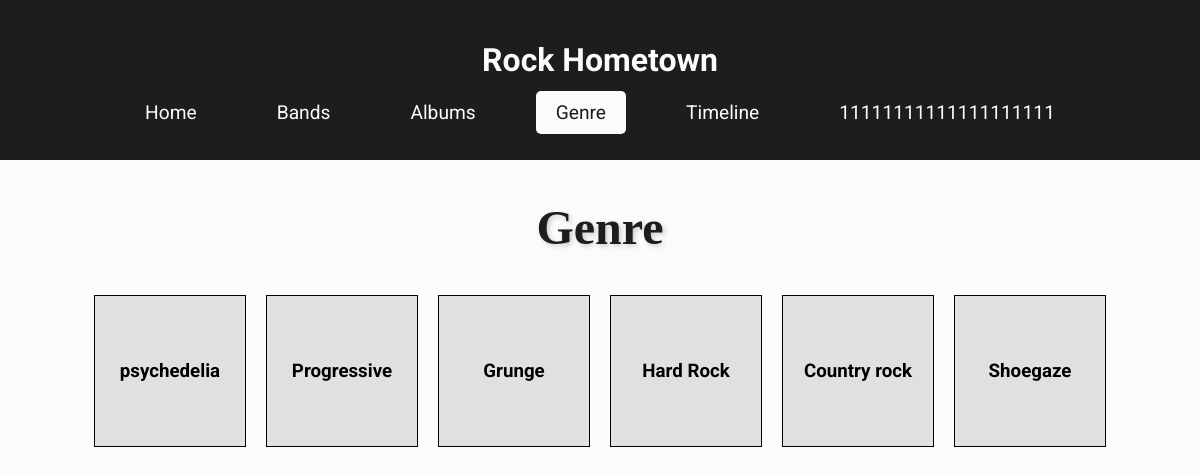
/genre (signed in), run on the app's committed database.
### tables this page shows
CREATE TABLE genre (genre_id INTEGER PRIMARY KEY, genre_name TEXT);

### app.py (the view)
@app.route('/genre')
@login_required
def genre():
    conn = get_db_connection()
    genre = conn.execute('SELECT * FROM genre').fetchall()
    conn.close()
    return render_template('genre.html', genre=genre)

### app.py (called while the page is built)
def get_db_connection():
    conn = sqlite3.connect('music.db', timeout=5)
    conn.row_factory = sqlite3.Row
    return conn

@app.before_request
def require_login():
    protected_routes = ['bands', 'albums', 'timeline', 'genre', 'genre_bands']
    if request.endpoint in protected_routes and 'username' not in session:
        return redirect(url_for('login'))

def login_required(f):
    @wraps(f)
    def decorated_function(*args, **kwargs):
        if 'logged_in' not in session or not session['logged_in']:
            return redirect(url_for('login'))
        return f(*args, **kwargs)
    return decorated_function

### templates/genre.html (shortened to what this page needs)
<!DOCTYPE html>
<html lang="en">
<head>
    <link rel="stylesheet" href="../static/styles.css">
</head>
<body>
    <header>
        <h1>Rock Hometown</h1>
        <nav>
            <ul>
                <li><a href="{{ url_for('index') }}" class="{% if request.endpoint == 'index' %}active{% endif %}">Home</a></li>
                <li><a href="{{ url_for('bands') }}" class="{% if request.endpoint == 'bands' %}active{% endif %}">Bands</a></li>
                <li><a href="{{ url_for('albums') }}" class="{% if request.endpoint == 'albums' %}active{% endif %}">Albums</a></li>
                <li><a href="{{ url_for('genre') }}" class="{% if request.endpoint == 'genre' %}active{% endif %}">Genre</a></li>
                <li><a href="{{ url_for('timeline') }}" class="{% if request.endpoint == 'timeline' %}active{% endif %}">Timeline</a></li>
                <li><a href="{{ url_for('account') }}" class="{% if request.endpoint == 'account' %}active{% endif %}">{{ session['username'] }}</a></li>
            </ul>
        </nav>
    </header>
    <main>
    <section id="genre">
        <h2 class="bands-title">Genre</h2>
        <div class="genre-list">
            {% for genre in genre %}
                <a href="{{ url_for('genre_bands', genre_id=genre['genre_id']) }}" class="genre-item">
                    <h3>{{ genre['genre_name'] }}</h3>
                </a>
            {% endfor %}
        </div>
    </section>
</main>
</body>
</html>

### static/styles.css (style rules this page uses)
body { font-family: 'Roboto', sans-serif; margin: 0; background-color: #FBFBFD; color: #1D1D1F; }
header { text-align: center; padding: 20px 0; background-color: #1D1D1F; color: #FBFBFD; }
nav ul { list-style: none; padding: 0; }
nav ul li { display: inline; margin: 0 10px; }
nav ul li a { color: #FBFBFD; text-decoration: none; }
main { padding: 20px; }
.genre-list { display: flex; flex-wrap: wrap; justify-content: center; gap: 20px; }
.genre-item { display: flex; justify-content: center; align-items: center; width: 150px; height: 150px; border: 1px solid #000; background-color: #e0e0e0; transition: background-color 0.3s ease; text-decoration: none; color: black; font-size: 16px; font-weight: bold; }
.bands-title { font-family: 'Bangers', cursive; font-size: 3em; text-align: center; color: #1D1D1F; margin-top: 20px; }
.bands-title { text-shadow: 2px 2px 5px rgba(0, 0, 0, 0.2); }
nav ul { list-style: none; padding: 0; display: flex; justify-content: center; gap: 20px; }
nav ul li { display: inline; }
nav ul li a { font-family: 'Roboto', sans-serif; font-size: 1.2em; text-decoration: none; padding: 10px 20px; color: #FBFBFD; background-color: #1D1D1F; border-radius: 5px; transition: background-color 0.3s, color 0.3s; }
nav ul li a.active { background-color: #FBFBFD; color: #1D1D1F; }

### data on the page
genre: genre_name "psychedelia"
genre: genre_name "Progressive"
genre: genre_name "Grunge"
genre: genre_name "Hard Rock"
genre: genre_name "Country rock"
genre: genre_name "Shoegaze"

### other printed values
{{ session['username'] }} "11111111111111111111"
